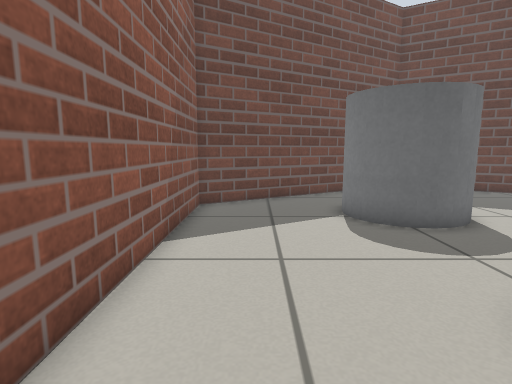
view 1 (above)

15 first-person views from a walk through a Gazebo world. The camera is 0.56 m above the floor, tilts 8° down and sees 80° across. The floor is counted in squares, 0.25 m on a side. Each view is taken from the middle of a square. On the plan, view 1 faces up. The plan holds only what a view shows up to about 18 squares ahead; the rest is blank.

view 2
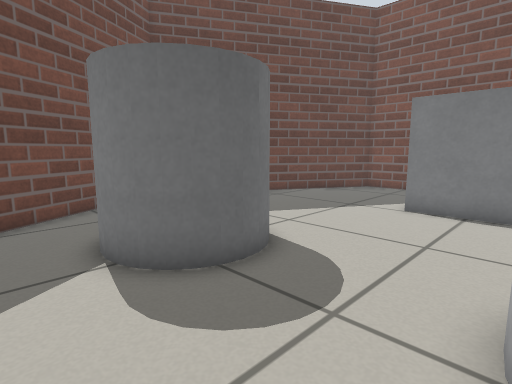

view 3
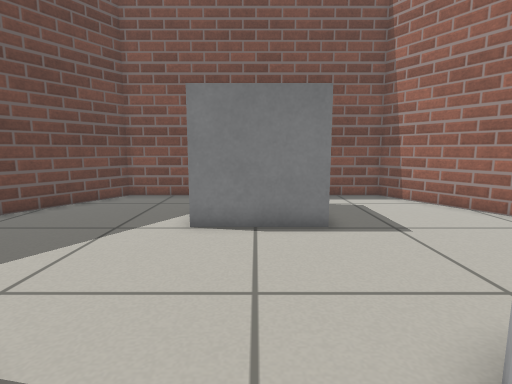

view 4
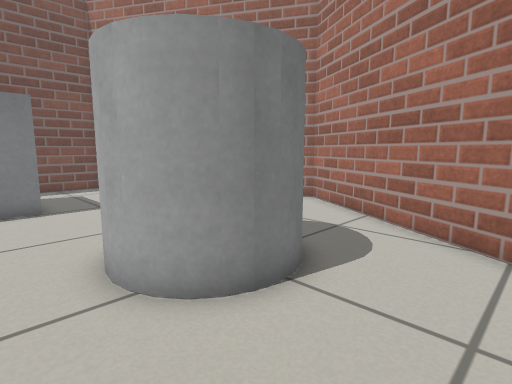

view 5
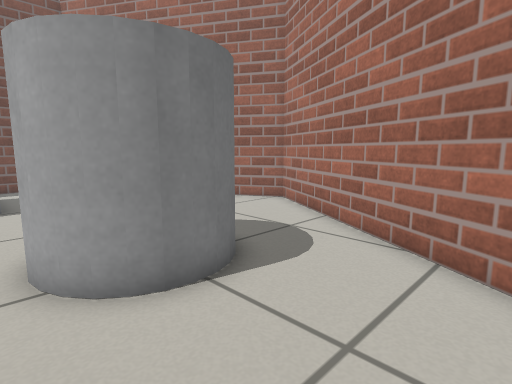

view 6
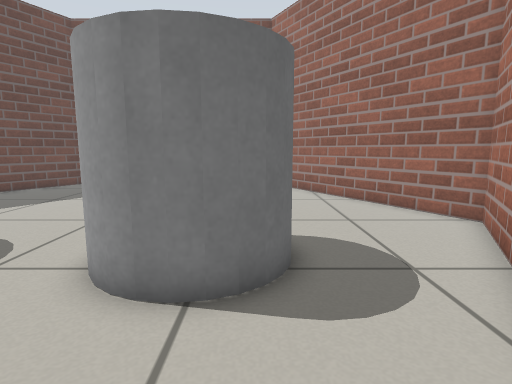

view 7
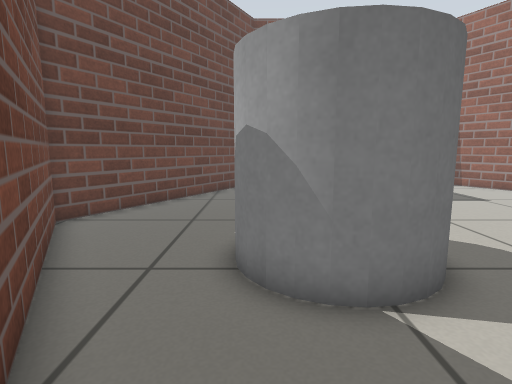

view 8
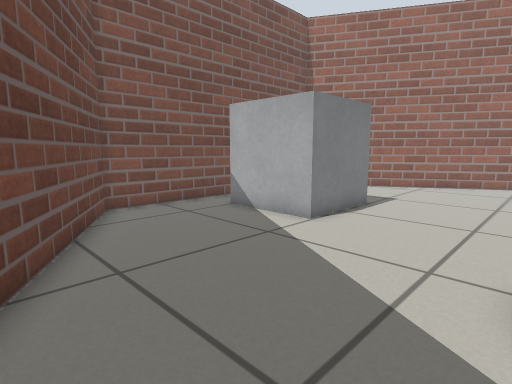

view 9
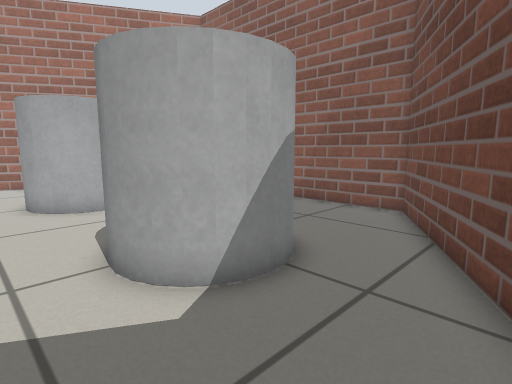

view 10
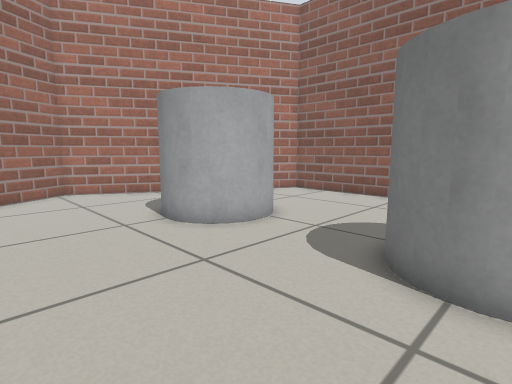

view 11
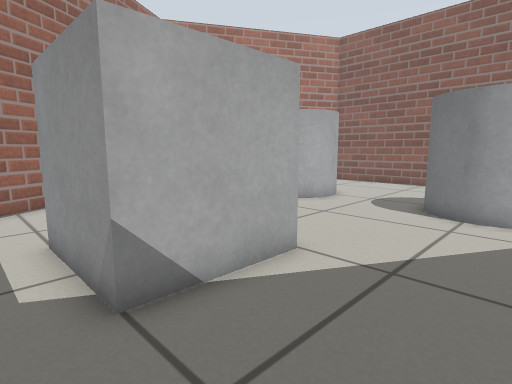

view 12
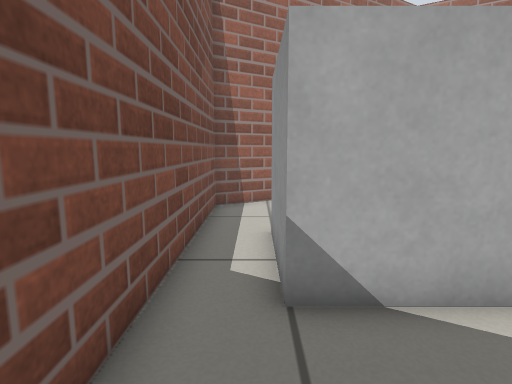

view 13
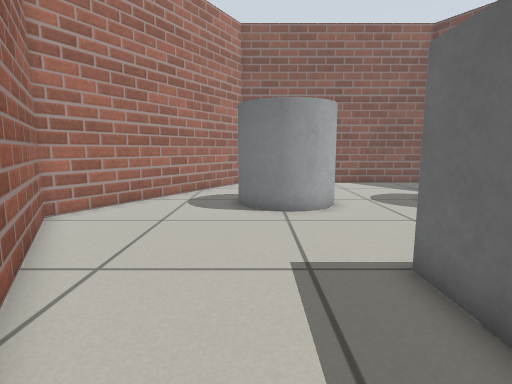

view 14
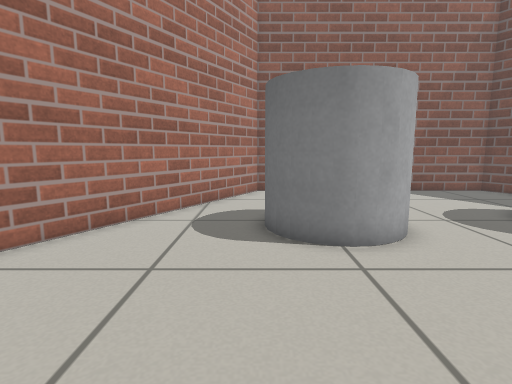

view 15
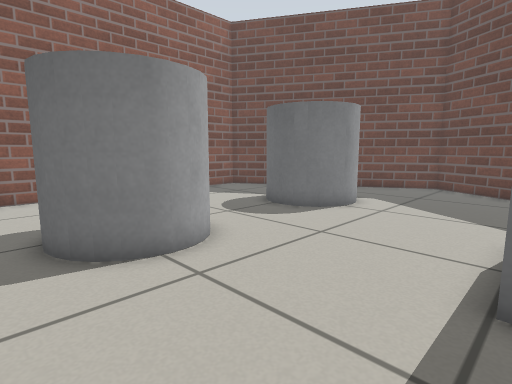

### Floor plan
Key: @ floor where view 1 was taken; # wall or solid block; . floor; C grey cylinder; B grey box.
Columns run from 2 left of view 1 to 19 right of it. Each row starts with its distance up from view 1.
 18         #####
 17        ##...###
 16      ###......##
 15    ###.........###
 14   ##.............###
 13 ###................###
 12 #.....CCC............#
 11 #....CC  C...........#
 10 #....C   C...........#
  9 #.....CCC............#
  8 #..............BBBB..#
  7 #..............B  B..#
  6 #..............B  B..#
  5 #..............B  B..#
  4 #.....CCC......BBBB..#
  3 #....CC  C...........#
  2 #....C   C...........#
  1 #.....C CC...........#
  0 #.@....C............##
 -1 ###...............###
 -2   ###............##
 -3     ##.........###
 -4      ###.....###
 -5        ###..##
 -6          ####

Where each view was taken, in squares from view 1:
view 1: 0 up, 0 right, facing up
view 2: 4 up, 1 right, facing up-right
view 3: 6 up, 4 right, facing right
view 4: 6 up, 0 right, facing down-right
view 5: 5 up, 1 left, facing down-right
view 6: 1 up, 1 left, facing right
view 7: 12 up, 1 left, facing right
view 8: 16 up, 7 right, facing down-right
view 9: 16 up, 9 right, facing down-left
view 10: 11 up, 12 right, facing down-left
view 11: 12 up, 18 right, facing down-left
view 12: 12 up, 17 right, facing down
view 13: 1 up, 18 right, facing left
view 14: 0 up, 14 right, facing left
view 15: 1 down, 13 right, facing up-left
